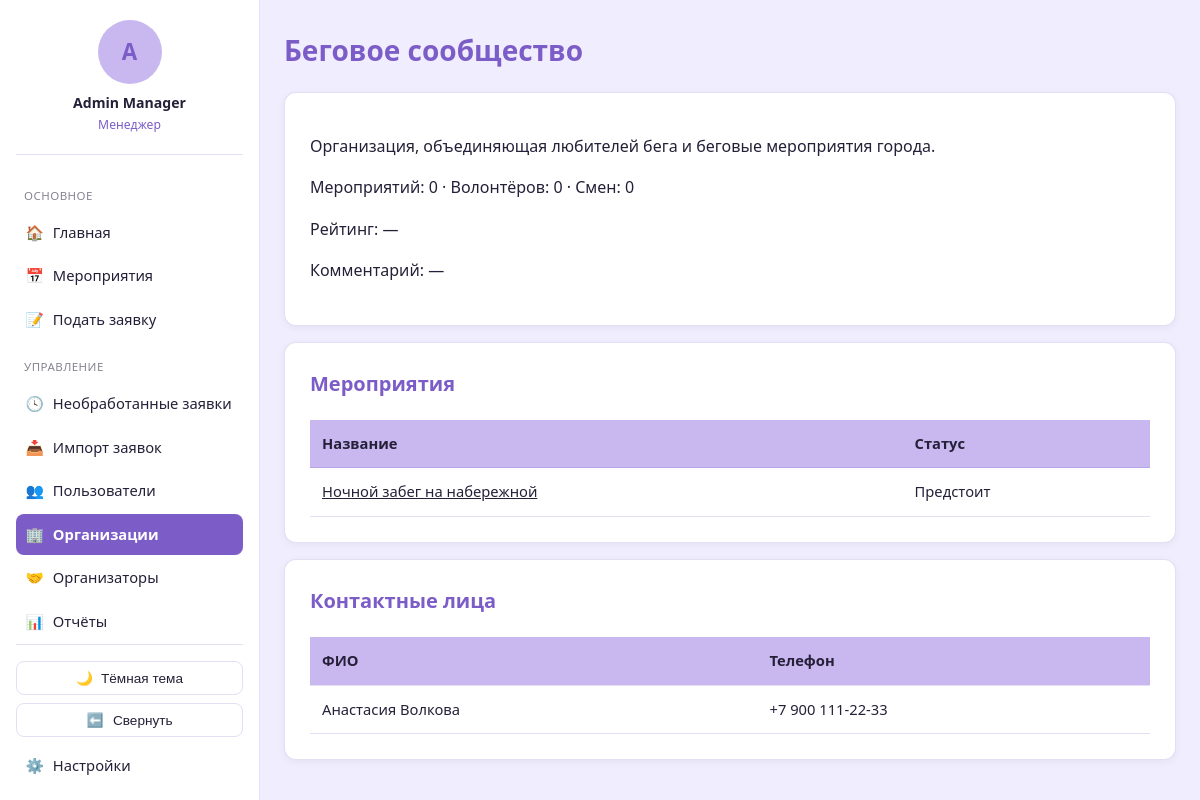
The page /organizations/1/ (signed in) on the database its author committed.
### blog/models.py (models this page shows, shortened)
class User(AbstractBaseUser):
    GENDER_CHOICES = [
        ('male', 'Мужской'),
        ('female', 'Женский'),
    ]
    STATUS_CHOICES = [
        ('active', 'Активен'),
        ('inactive', 'Неактивен'),
        ('blacklisted', 'В блэклисте'),
    ]
    id = models.AutoField(primary_key=True)
    system_username = models.CharField(max_length=50, blank=True, null=True, db_index=True)
    telegram_id = models.CharField(max_length=50, unique=True, db_index=True)
    telegram_username = models.CharField(max_length=100, blank=True, null=True)
    VK_username = models.CharField(max_length=100, blank=True, null=True)
    first_name = models.CharField(max_length=100, blank=True, null=True)
    last_name = models.CharField(max_length=100, blank=True, null=True)
    email = models.EmailField(blank=True, null=True)
    phone = models.CharField(max_length=20, blank=True, null=True)
    birthday = models.DateField(blank=True, null=True)
    about = models.TextField(blank=True, null=True)
    gender = models.CharField(max_length=10, choices=GENDER_CHOICES, blank=True, null=True)
    status = models.CharField(max_length=20, choices=STATUS_CHOICES, default='active')
    comment = models.TextField(blank=True, null=True)
    created_at = models.DateTimeField(auto_now_add=True)
    last_event_at = models.DateTimeField(blank=True, null=True)
    total_event_count = models.IntegerField(default=0)
    season_event_count = models.IntegerField(default=0)
    total_hours = models.IntegerField(default=0)
    season_hours = models.IntegerField(default=0)
    churn_score = models.FloatField(default=0)
    login = models.CharField(max_length=50, unique=True, blank=True, null=True)
    web_credentials_set_at = models.DateTimeField(blank=True, null=True)
    notify_new_events = models.BooleanField(default=True)
    objects = UserManager()
    USERNAME_FIELD = 'telegram_id'
    REQUIRED_FIELDS = []
    class Meta:
        db_table = 'users'
        verbose_name = 'Пользователь'
        verbose_name_plural = 'Пользователи'
    @property
    def full_name(self):
        return f"{self.first_name or ''} {self.last_name or ''}".strip() or self.telegram_username or self.telegram_id

class Organization(models.Model):
    id = models.AutoField(primary_key=True)
    name = models.CharField(max_length=255)
    description = models.TextField(blank=True, null=True)
    created_at = models.DateTimeField(auto_now_add=True)
    events_count = models.IntegerField(default=0)
    volunteers_count = models.IntegerField(default=0)
    shifts_count = models.IntegerField(default=0)
    internal_rating = models.SmallIntegerField(blank=True, null=True)
    comment = models.TextField(blank=True, null=True)
    class Meta:
        db_table = 'organizations'
        verbose_name = 'Организация'
        verbose_name_plural = 'Организации'

class Event(models.Model):
    STATUS_CHOICES = [
        ('upcoming', 'Предстоит'),
        ('ongoing', 'Идёт'),
        ('finished', 'Завершено'),
    ]
    RECRUIT_STATUS_CHOICES = [
        ('open', 'Открыт'),
        ('closed', 'Закрыт'),
    ]
    DOBRO_LINK_TYPE_CHOICES = [
        ('event', 'Мероприятие'),
        ('organization', 'Организация'),
        ('project', 'Проект'),
    ]
    id = models.AutoField(primary_key=True)
    title = models.CharField(max_length=255)
    description = models.TextField(blank=True, null=True)
    location = models.ForeignKey(Location, on_delete=models.SET_NULL, null=True, blank=True, related_name='events')
    chat_link = models.URLField(blank=True, null=True)
    post_in_chanel_link = models.URLField(blank=True, null=True)
    dobro_ru_link = models.URLField(blank=True, null=True)
    dobro_ru_link_type = models.CharField(max_length=20, choices=DOBRO_LINK_TYPE_CHOICES, blank=True, null=True)
    dobro_ru_hours_logged = models.BooleanField(default=False)
    dobro_ru_logged_by = models.ForeignKey(User, on_delete=models.SET_NULL, null=True, blank=True, related_name='dobro_ru_logged_events')
    event_status = models.CharField(max_length=20, choices=STATUS_CHOICES, default='upcoming')
    recruit_status = models.CharField(max_length=20, choices=RECRUIT_STATUS_CHOICES, default='open')
    organization = models.ForeignKey(Organization, on_delete=models.SET_NULL, null=True, blank=True, related_name='events')
    organizer = models.ForeignKey(Organizer, on_delete=models.SET_NULL, null=True, blank=True, related_name='managed_events')
    created_at = models.DateTimeField(auto_now_add=True)
    published_at = models.DateTimeField(blank=True, null=True)
    people_helped = models.IntegerField(blank=True, null=True)
    internal_comment = models.TextField(blank=True, null=True)
    letter = models.ForeignKey(ThankYouLetterTemplate, on_delete=models.SET_NULL, null=True, blank=True, related_name='events')
    class Meta:
        db_table = 'events'
        verbose_name = 'Мероприятие'
        verbose_name_plural = 'Мероприятия'

class Organizer(models.Model):
    id = models.AutoField(primary_key=True)
    user = models.ForeignKey(User, on_delete=models.SET_NULL, null=True, blank=True, related_name='organizer_profile')
    first_name = models.CharField(max_length=100)
    last_name = models.CharField(max_length=100)
    phone = models.CharField(max_length=20, blank=True, null=True)
    email = models.EmailField(blank=True, null=True)
    telegram_username = models.CharField(max_length=100, blank=True, null=True)
    VK_username = models.CharField(max_length=100, blank=True, null=True)
    whatsapp = models.CharField(max_length=50, blank=True, null=True)
    comments = models.TextField(blank=True, null=True)
    class Meta:
        db_table = 'organizers'
        verbose_name = 'Контактное лицо'
        verbose_name_plural = 'Контактные лица'

### blog/views.py (the view)
# urls.py: path('organizations/<int:org_id>/', views.organization_detail, name='organization_detail'),
@manager_required
def organization_detail(request, org_id):
    organization = get_object_or_404(Organization, pk=org_id)
    events = organization.events.order_by('-created_at')
    organizers = Organizer.objects.filter(organization_links__organization=organization).distinct()
    return render(request, 'blog/organization_detail.html', {
        'organization': organization, 'events': events, 'organizers': organizers,
    })

### blog/context_processors.py (called while the page is built)
def role_flags(request):
    user = getattr(request, 'user', None)
    authenticated = bool(user and user.is_authenticated)
    return {
        'is_manager': is_manager(user) if authenticated else False,
        'is_team_leader': is_team_leader(user) if authenticated else False,
        'role_label': role_label(user) if authenticated else None,
    }

### blog/services/roles.py (called while the page is built)
def is_manager(user: User) -> bool:
    if not user or not user.is_authenticated:
        return False
    return user.manager_roles.filter(revoked_at__isnull=True).exists()

def is_team_leader(user: User) -> bool:
    if not user or not user.is_authenticated:
        return False
    return user.team_leader_roles.filter(revoked_at__isnull=True).exists()

def role_label(user: User) -> str:
    if is_manager(user):
        return 'Менеджер'
    if is_team_leader(user):
        return 'Тим-лидер'
    return 'Волонтёр'

### blog/templates/blog/organization_detail.html (shortened to what this page needs)
{% extends 'blog/base.html' %}
{% block content %}
<h1>{{ organization.name }}</h1>
<div class="card">
    <p>{{ organization.description|default:"Без описания" }}</p>
    <p>Мероприятий: {{ organization.events_count }} · Волонтёров: {{ organization.volunteers_count }} · Смен: {{ organization.shifts_count }}</p>
    <p>Рейтинг: {{ organization.internal_rating|default:"—" }}</p>
    <p>Комментарий: {{ organization.comment|default:"—" }}</p>
</div>
<div class="card">
    <h3>Мероприятия</h3>
    <table>
        <thead><tr><th>Название</th><th>Статус</th></tr></thead>
        <tbody>
        {% for event in events %}
            <tr data-href="{% url 'event_detail' event.id %}"><td><a href="{% url 'event_detail' event.id %}">{{ event.title }}</a></td><td>{{ event.get_event_status_display }}</td></tr>
        {% empty %}
            <tr><td colspan="2">Мероприятий нет.</td></tr>
        {% endfor %}
        </tbody>
    </table>
</div>
<div class="card">
    <h3>Контактные лица</h3>
    <table>
        <thead><tr><th>ФИО</th><th>Телефон</th></tr></thead>
        <tbody>
        {% for organizer in organizers %}
            <tr data-href="{% url 'organizer_detail' organizer.id %}"><td>{{ organizer.first_name }} {{ organizer.last_name }}</td><td>{{ organizer.phone|default:"—" }}</td></tr>
        {% empty %}
            <tr><td colspan="2">Контактные лица не указаны.</td></tr>
        {% endfor %}
        </tbody>
    </table>
</div>
{% endblock %}

### blog/templates/blog/base.html (shortened to what this page needs)
{% load static %}<!DOCTYPE html>
<html lang="ru">
<head>
</head>
<body class="{% if request.COOKIES.sidebar_collapsed == '1' %}sidebar-collapsed{% endif %}">
{% if user.is_authenticated %}
<aside class="sidebar">
    <a href="{% url 'profile_detail' user.id %}" class="sidebar-account">
        <div class="avatar-placeholder">{{ user.full_name|slice:":1"|upper }}</div>
        <div class="username">{{ user.full_name }}</div>
        <div class="role">{{ role_label }}</div>
    </a>
    <div class="nav-section-title">Основное</div>
    <a href="{% url 'dashboard' %}" class="nav-link {% if request.resolver_match.url_name == 'dashboard' %}active{% endif %}" title="Главная"><span class="icon">🏠</span><span class="nav-label"> Главная</span></a>
    <a href="{% url 'event_list' %}" class="nav-link {% if request.resolver_match.url_name in 'event_list,event_detail' %}active{% endif %}" title="Мероприятия"><span class="icon">📅</span><span class="nav-label"> Мероприятия</span></a>
    <a href="{% url 'application_create' %}" class="nav-link " title="Подать заявку"><span class="icon">📝</span><span class="nav-label"> Подать заявку</span></a>
    {% if is_manager %}
    <div class="nav-section-title">Управление</div>
    <a href="{% url 'pending_applications' %}" class="nav-link " title="Необработанные заявки"><span class="icon">🕓</span><span class="nav-label"> Необработанные заявки</span></a>
    <a href="{% url 'import_preview' %}" class="nav-link " title="Импорт заявок"><span class="icon">📥</span><span class="nav-label"> Импорт заявок</span></a>
    <a href="{% url 'user_list' %}" class="nav-link {% if request.resolver_match.url_name == 'user_list' %}active{% endif %}" title="Пользователи"><span class="icon">👥</span><span class="nav-label"> Пользователи</span></a>
    <a href="{% url 'organizations_list' %}" class="nav-link {% if request.resolver_match.url_name in 'organizations_list,organization_detail,organization_create' %}active{% endif %}" title="Организации"><span class="icon">🏢</span><span class="nav-label"> Организации</span></a>
    <a href="{% url 'organizer_list' %}" class="nav-link " title="Организаторы"><span class="icon">🤝</span><span class="nav-label"> Организаторы</span></a>
    <a href="{% url 'report_period' %}" class="nav-link {% if request.resolver_match.url_name == 'report_period' %}active{% endif %}" title="Отчёты"><span class="icon">📊</span><span class="nav-label"> Отчёты</span></a>
    {% endif %}
    <div class="sidebar-footer">
        <button type="button" class="theme-toggle" id="theme-toggle" title="Тема">
            <span class="icon" id="theme-icon">🌙</span><span class="theme-label" id="theme-label"> Тёмная тема</span>
        </button>
        <button type="button" class="sidebar-toggle" id="sidebar-toggle" title="Свернуть панель">
            <span class="icon" id="sidebar-toggle-icon">⬅️</span><span class="nav-label" id="sidebar-toggle-label"> Свернуть</span>
        </button>
        <a href="{% url 'settings' %}" class="nav-link {% if request.resolver_match.url_name == 'settings' %}active{% endif %}" title="Настройки"><span class="icon">⚙️</span><span class="nav-label"> Настройки</span></a>
        <a href="{% url 'logout' %}" class="nav-link" title="Выйти"><span class="icon">🚪</span><span class="nav-label"> Выйти</span></a>
    </div>
</aside>
{% endif %}
<div class="page-wrapper" style="{% if not user.is_authenticated %}margin-left:0;{% endif %}">
    <main>
        {% block content %}{% endblock %}
    </main>
</div>
</body>
</html>

### blog/templates/blog/base.html (style rules this page uses)
:root, [data-theme="light"] { --bg: #F0EDFF; --surface: #FFFFFF; --primary: #7C5DC7; --primary-contrast: #FFFFFF; --secondary: #C9B8F0; --text: #252038; --success: #A895E8; --danger: #C0392B; --border: rgba(124, 93, 199, 0.2); --sidebar-width: 260px; --sidebar-width-collapsed: 68px; }
* { box-sizing: border-box; }
body { margin: 0; font-family: 'Segoe UI', Tahoma, Geneva, Verdana, sans-serif; font-size: 16px; line-height: 1.6; background: var(--bg); color: var(--text); }
a { color: inherit; }
.sidebar { position: fixed; top: 0; left: 0; bottom: 0; width: var(--sidebar-width); background: var(--surface); border-right: 1px solid var(--border); display: flex; flex-direction: column; padding: 1.25rem 1rem; overflow-x: hidden; overflow-y: auto; transition: width 0.2s ease; z-index: 10; }
.sidebar-account { display: flex; flex-direction: column; align-items: center; text-align: center; text-decoration: none; padding-bottom: 1.25rem; margin-bottom: 1rem; border-bottom: 1px solid var(--border); }
.avatar-placeholder { width: 64px; height: 64px; border-radius: 50%; background: var(--secondary); display: flex; align-items: center; justify-content: center; font-size: 1.4rem; font-weight: 700; color: var(--primary); margin-bottom: 0.5rem; flex-shrink: 0; }
.sidebar-account .username { font-size: 0.88rem; font-weight: 600; color: var(--text); }
.sidebar-account .role { font-size: 0.76rem; color: var(--primary); }
.nav-section-title { font-size: 0.72rem; text-transform: uppercase; letter-spacing: 0.04em; color: var(--text); opacity: 0.55; margin: 1rem 0 0.4rem; padding: 0 0.5rem; white-space: nowrap; }
.nav-link { display: flex; align-items: center; gap: 0.6rem; padding: 0.55rem 0.6rem; border-radius: 8px; text-decoration: none; color: var(--text); font-size: 0.92rem; margin-bottom: 0.15rem; white-space: nowrap; }
.nav-link .icon { width: 1.2em; text-align: center; flex-shrink: 0; }
.nav-link.active { background: var(--primary); color: var(--primary-contrast); font-weight: 600; }
.sidebar-footer { margin-top: auto; padding-top: 1rem; border-top: 1px solid var(--border); }
.sidebar-toggle { display: flex; align-items: center; justify-content: center; gap: 0.6rem; width: 100%; background: none; border: 1px solid var(--border); border-radius: 8px; color: var(--text); padding: 0.5rem; cursor: pointer; font-size: 0.85rem; margin-bottom: 0.5rem; }
.theme-toggle { display: flex; align-items: center; justify-content: center; gap: 0.5rem; width: 100%; background: none; border: 1px solid var(--border); border-radius: 8px; color: var(--text); padding: 0.5rem; cursor: pointer; font-size: 0.85rem; margin-bottom: 0.5rem; }
.page-wrapper { margin-left: var(--sidebar-width); min-height: 100vh; transition: margin-left 0.2s ease; }
main { max-width: 1100px; margin: 0 auto; padding: 1.75rem 1.5rem; }
h1 { font-size: 28px; font-weight: 700; color: var(--primary); margin-top: 0; }
h2, h3 { font-weight: 600; color: var(--primary); }
h3 { font-size: 20px; margin-top: 0; }
.card { background: var(--surface); border: 1px solid var(--border); border-radius: 12px; box-shadow: 0 2px 8px rgba(0,0,0,0.05); padding: 25px; margin-bottom: 1rem; }
table { width: 100%; border-collapse: collapse; }
th, td { text-align: left; padding: 12px; border-bottom: 1px solid var(--border); font-size: 0.92rem; }
th { background: var(--secondary); color: var(--text); font-weight: 700; }
tbody tr[data-href] { cursor: pointer; }

### rows shown on the page
User: full_name "A", full_name "Admin Manager"
Organization: name "Беговое сообщество", description "Организация, объединяющая любителей бега и беговые мероприятия города.", events_count "0", volunteers_count "0", shifts_count "0", internal_rating "—", comment "—"
Event: title "Ночной забег на набережной", event_status "Предстоит"
Organizer: first_name "Анастасия", last_name "Волкова", phone "+7 900 111-22-33"

### other values the page prints
{{ role_label }} "Менеджер"
